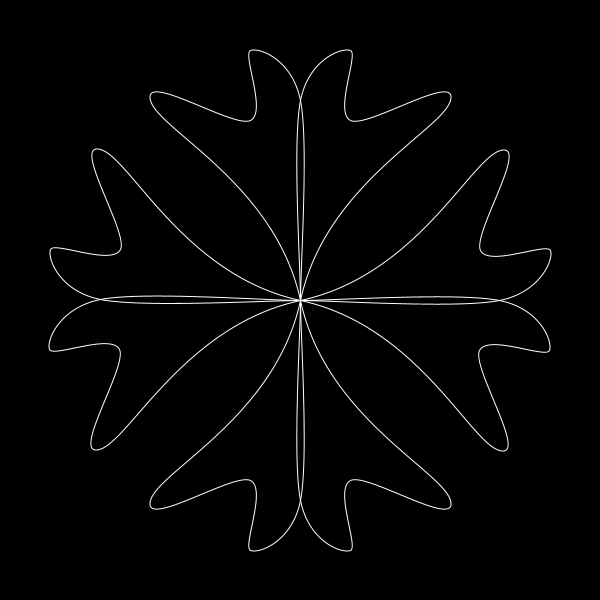
Frame 1 (no input)
Frame 60 (the mouse pressed at the canvas centre just before this capture): identical to frame 1, image omitted
Frame 120 (the mouse held since frame 60 and released just before this capture): identical to frame 1, image omitted

The Processing sketch that drew this single still picture (run headless with seeded random() and noise(); from frame 60 on, the mouse is pressed at the canvas centre):

// Processing sketch: motif_feuillage
// ── motif_feuillage.pde
// renaud.jean-francois(arobas)uqam(point)ca
// Syntaxe Processing version 3.5.4
// lundi, 27 septembre 2021


void setup() {
  size(600, 600);
  background(0);
  noFill();
  stroke(255);
  //curveTightness(0.25);
}

void draw() {
  background(0);
  translate(width/2, height/2);
  
  groupeFeuilles();
  pushMatrix();
  rotate(HALF_PI);
  groupeFeuilles();
  popMatrix();

}

void feuille() {
  beginShape();
  curveVertex(0, 0);
  curveVertex(0, 0);
  curveVertex(0, -200);
  curveVertex(50, -250);
  curveVertex(50, -180);
  curveVertex(150, -200);
  curveVertex(0, 0);
  curveVertex(0, 500);
  endShape();
}

void groupeFeuilles() {
    feuille();
  pushMatrix();
  scale(1,-1);
  feuille();
  popMatrix();
  pushMatrix();
  scale(-1,-1);
  feuille();
  popMatrix();
  pushMatrix();
  scale(-1,1);
  feuille();
  popMatrix();
}
